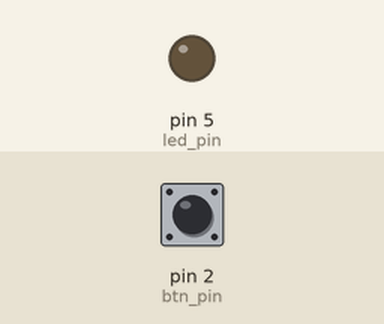
Simulated run of this sketch. Board: Arduino Uno, built with avr-gcc and run on an emulated ATmega328P. Shown: output pins drawn as LEDs (lit = HIGH). The inputs (shaded band) are chosen by the test bench; at power-on: pin 2 (btn_pin) HIGH.

Above: at 1.2 s.
1.3 s: pin 2 (btn_pin) pulled LOW for 0.15 s
At 1.9 s:
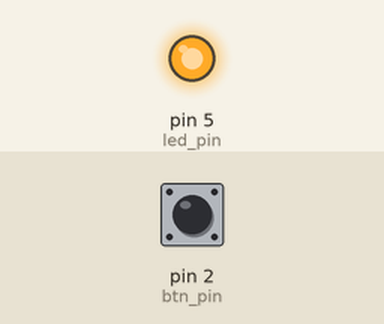
2.9 s: pin 2 (btn_pin) pulled LOW for 1 s
At 4.3 s:
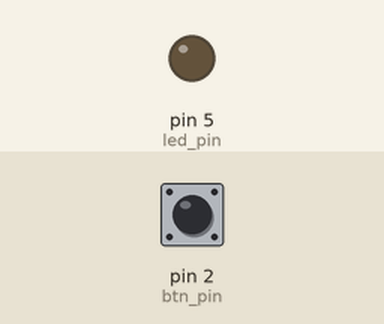
5.4 s: pin 2 (btn_pin) pulled LOW for 3.2 s
At 6.2 s:
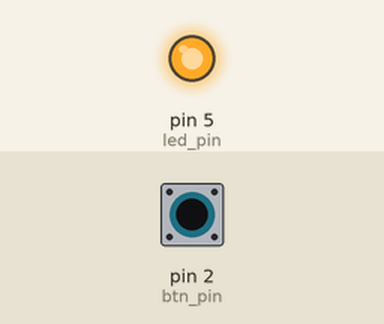
Timing chart, 0 to 8.4 s (numbered marks = the images above; inputs shaded):
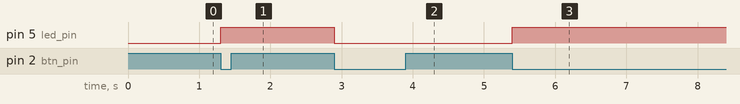

Measured:
- after the input at 1.3 s, pin 5 (led_pin): LOW → HIGH at once
- after the input at 2.9 s, pin 5 (led_pin): HIGH → LOW at once
- after the input at 5.4 s, pin 5 (led_pin): LOW → HIGH at once

The sketch:

13_blink_button_attach_interrupt_use_registers.ino
```cpp
// Pins
const uint8_t btn_pin = 2;
const uint8_t led_pin = 5;

void setup() {

  // set button pin to be input (btn_pin bit=0) with pullup
  DDRD &= ~(1 << btn_pin);  // DDRD = xxxxx0xx
  PORTD |= (1 << btn_pin);  // PORTD = xxxxx1xx

  // set LED pin to be output
  DDRD |= (1 << led_pin); // DDRD = xx1xx0xx

  attachInterrupt(digitalPinToInterrupt(btn_pin), toggle, FALLING);
}

void loop() {

  // Pretend we're doing other stuff
  delay(500);
}

void toggle() {
  PORTD ^= (1 << led_pin); // flip between 0V and 5V on led_pin
                           // PORTD = xx{0,1}xx1xx
}
```
